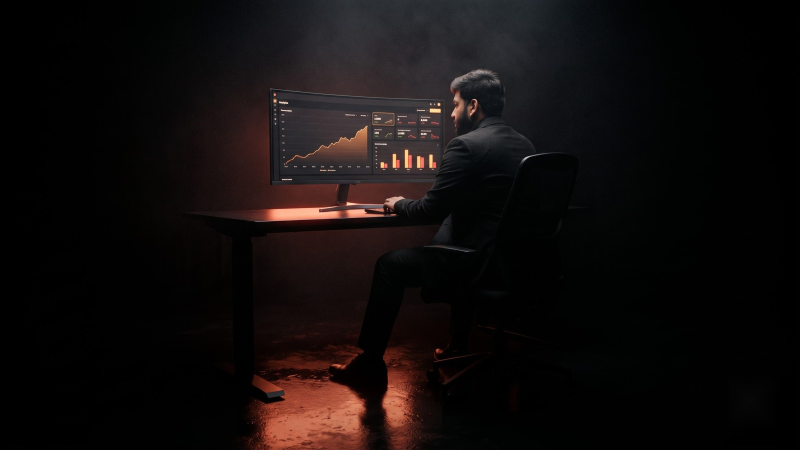
#> input picture footer 2nd image.jpg, 1600 x 900 px, given in place of section 4 image.jpg, which was not available (shown at 1/2 size)
$ python extract_s4.py
#> lines starting #> are read from the running program, lines starting #| are printed output that depends on the picture; after the words box and inside, x2 and y2 are one past the last pixel; in counts of white or black regions, pixels touching at a corner belong together; pictures that were not available may be replaced by others from this repository, and a replacement may not be noted
# Section 4 asset extraction — everything the scene needs, cut from the
# supplied reference (`section 4 image.jpg`), which is the visual source of
# truth. Nothing is generated: the card faces ARE the reference pixels, the
# environment plate IS the reference with the live elements lifted out.
#
# Outputs (public/projects/):
#   plate.jpg     the room itself: reference with the 12 cards, the person and
#                 the corner labels removed (cards feather-filled to black and
#                 their local glow damped, person inpainted, labels blacked) —
#                 the empty stage the choreography lights up before the cards
#                 arrive
#   p01..p12.png  the cards, cropped on their glow bounding box with an alpha
#                 mask shaped as the card quad grown outward and feathered, so
#                 each carries its own rim glow but none of its neighbours
#   person.png    the central figure, GrabCut-matted (his lighting is baked in
#                 the pixels — reference-exact rim and glow)
#   layout4.json  everything measured: per-card bbox + depth + reflection tint,
#                 person box, floor ellipses — imported by src/scene4/layout4.js

import json
import os

import cv2
import numpy as np

SRC = os.path.join(os.path.dirname(__file__), "..", "section 4 image.jpg")
OUT = os.path.join(os.path.dirname(__file__), "..", "public", "projects")
os.makedirs(OUT, exist_ok=True)

img = cv2.imread(SRC)  # BGR
#> img is the input picture: shape (900, 1600, 3); mean B, G, R 12.2, 12.6, 17.2
H, W = img.shape[:2]
#> H = 900; W = 1600
assert (W, H) == (1600, 900), f"unexpected reference size {W}x{H}"

# --------------------------------------------------------------------------
# The cards. Quads measured off a 100px grid overlay (clockwise from top-
# left, in reference pixels); depth is 0=nearest camera .. 1=farthest, used
# for parallax strength and entrance order.
# --------------------------------------------------------------------------
# Polygons are clockwise from the top-left corner; the curved screens carry
# extra midpoints so the mask follows their cylindrical bulge.
CARDS = [
    # name      outline                                             depth
    ("sales", [(245, 102), (400, 123), (567, 190), (553, 315),
                  (400, 301), (243, 268)], 0.45),
    ("specs",     [(143, 281), (461, 355), (437, 490), (93, 462)], 0.25),
    ("demand",    [(597, 86), (800, 71), (1005, 82), (1007, 282),
                  (800, 299), (596, 299)], 0.60),
    ("segments",   [(1028, 205), (1362, 125), (1428, 442), (1240, 435),
                  (1030, 345)], 0.45),
    ("process",    [(424, 396), (594, 388), (596, 516), (426, 526)], 0.80),
    ("defects",    [(598, 398), (709, 394), (711, 532), (599, 537)], 0.90),
    ("weather",     [(728, 400), (879, 396), (876, 536), (731, 540)], 1.00),
    ("water",   [(874, 406), (1009, 400), (1006, 542), (876, 546)], 0.90),
    ("aicte",    [(1018, 404), (1189, 394), (1187, 534), (1020, 542)], 0.80),
    ("forecast",     [(1211, 350), (1471, 281), (1506, 453), (1219, 463)], 0.30),
    ("night",  [(148, 504), (290, 497), (431, 535), (433, 669),
                  (163, 680)], 0.10),
    ("uat",    [(1169, 528), (1427, 508), (1434, 665), (1318, 682),
                  (1175, 670)], 0.10),
]

GROW = 16        # px the outline grows outward for the sprite alpha (keeps rim glow)
FEATHER = 9      # soft alpha falloff
PAD = 30         # crop padding beyond the grown outline

PERSON = (718, 483, 878, 818)   # x0,y0,x1,y1 — the figure incl. a little air

# corner label zones to black out of the plate (they become live DOM text)
LABELS = [
    (30, 24, 240, 92),      # PROJECTS + dash
    (30, 136, 250, 252),    # IDEAS / INTERFACES / EXPERIENCES / REAL IMPACT
    (1470, 30, 1585, 130),  # SCROLL / EXPLORE / INTERACT + dash
    (30, 740, 200, 852),    # REAL / PROJECTS / REAL / STORIES
    (1470, 752, 1590, 820), # DESIGNING / A BRIGHTER / TOMORROW
    (586, 50, 640, 80),     # the red 01 above the hero card
]


def quad_mask(quad, grow, feather, shape):
    """Filled quad, grown outward by `grow`, feathered by `feather`."""
    m = np.zeros(shape[:2], np.uint8)
    cv2.fillPoly(m, [np.array(quad, np.int32)], 255)
    if grow > 0:
        k = cv2.getStructuringElement(cv2.MORPH_ELLIPSE, (grow * 2 + 1,) * 2)
        m = cv2.dilate(m, k)
    if feather > 0:
        m = cv2.GaussianBlur(m, (feather * 2 + 1,) * 2, 0)
    return m


meta = {"cards": [], "person": PERSON, "size": [W, H]}

# ---- the person (matted FIRST: sprites must not carry him) ----------------
x0, y0, x1, y1 = PERSON
rect = (x0, y0, x1 - x0, y1 - y0)
gc_mask = np.zeros(img.shape[:2], np.uint8)
bgd, fgd = np.zeros((1, 65), np.float64), np.zeros((1, 65), np.float64)
cv2.grabCut(img, gc_mask, rect, bgd, fgd, 5, cv2.GC_INIT_WITH_RECT)
cv2.line(gc_mask, (797, 500), (797, 690), cv2.GC_FGD, 13)
cv2.line(gc_mask, (760, 560), (838, 560), cv2.GC_FGD, 9)
#> gc_mask: shape (900, 1600); min 0, max 3, mean 0.0821
cv2.line(gc_mask, (774, 700), (770, 800), cv2.GC_FGD, 9)   # left leg
#> gc_mask: shape (900, 1600); min 0, max 3, mean 0.0808
cv2.line(gc_mask, (822, 700), (826, 800), cv2.GC_FGD, 9)   # right leg
#> gc_mask: shape (900, 1600); min 0, max 3, mean 0.0793
cv2.line(gc_mask, (798, 726), (798, 812), cv2.GC_BGD, 7)   # lit floor between
#> gc_mask: shape (900, 1600); min 0, max 3, mean 0.0776
gray = cv2.cvtColor(img, cv2.COLOR_BGR2GRAY)
bright = (gray > 105) & (gc_mask != cv2.GC_FGD)
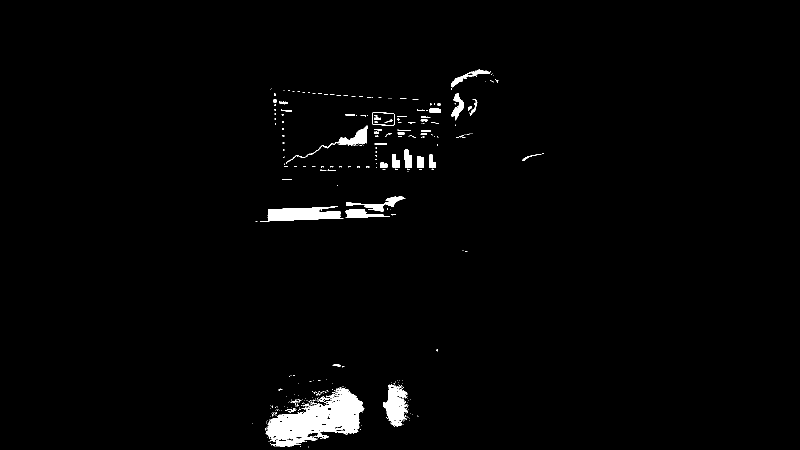
#> bright: shape (900, 1600) bool (shown at 1/2 size); 1.8% white; 360 white regions (308 under 20 px), largest, box (x1, y1, x2, y2) and area: (531, 776, 728, 894) 11076, (520, 412, 687, 443) 3163, (766, 772, 816, 853) 2358
gc_mask[bright & (gc_mask == cv2.GC_PR_FGD)] = cv2.GC_PR_BGD
cv2.grabCut(img, gc_mask, rect, bgd, fgd, 4, cv2.GC_INIT_WITH_MASK)
region = np.where((gc_mask == cv2.GC_FGD) | (gc_mask == cv2.GC_PR_FGD), 255, 0)
region = region.astype(np.uint8)

# GrabCut alone keeps dark floor tiles welded to his shoes (over the plate
# that is invisible; scaled for portrait it reads as a box). His suit is a
# true dark core, so demand darkness, then win the thin rim back by dilating.
core = ((gray < 62) & (region > 0)).astype(np.uint8) * 255
#> core: shape (900, 1600); 1.5% white; 23 white regions (22 under 20 px), largest, box (x1, y1, x2, y2) and area: (747, 493, 878, 811) 21139
core = cv2.morphologyEx(core, cv2.MORPH_OPEN,
                        cv2.getStructuringElement(cv2.MORPH_ELLIPSE, (3, 3)))
#> core: shape (900, 1600); 1.5% white; 5 white regions (4 under 20 px), largest, box (x1, y1, x2, y2) and area: (747, 493, 878, 808) 20926
n, lab = cv2.connectedComponents(core)
#> lab: shape (900, 1600) int32; 6 distinct labels, from 0 to 5
#> n = 6
core = np.where(lab == lab[650, 797], 255, 0).astype(np.uint8)
#> core: shape (900, 1600); 1.5% white; 1 white region, box (x1, y1, x2, y2) and area: (747, 493, 878, 808) 20926
core[813:, :] = 0                                  # nothing below his soles
# below the hips the glow band hugs his legs; demand true trouser darkness
core[640:813, :] = np.where(gray[640:813, :] < 48, core[640:813, :], 0)
#> core: shape (900, 1600); 1.4% white; 7 white regions (6 under 20 px), largest, box (x1, y1, x2, y2) and area: (747, 493, 878, 808) 20392
# and hold a strict leg corridor: the wet tiles beside his knees are dark
# enough to pass the threshold while welded to his trousers
core[660:813, :750] = 0
core[660:813, 852:] = 0
#> core: shape (900, 1600); 1.3% white; 7 white regions (6 under 20 px), largest, box (x1, y1, x2, y2) and area: (747, 493, 878, 808) 18603
core[772:, :746] = 0
core[772:, 853:] = 0
alpha = cv2.dilate(core,
                   cv2.getStructuringElement(cv2.MORPH_ELLIPSE, (5, 5)))
#> alpha: shape (900, 1600); 1.5% white; 1 white region, box (x1, y1, x2, y2) and area: (745, 491, 880, 810) 21119
alpha = cv2.GaussianBlur(alpha, (5, 5), 0)
pc = img[y0:y1, x0:x1]
pa = alpha[y0:y1, x0:x1]
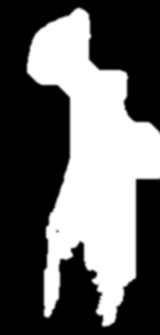
#> pa: shape (335, 160); min 0, max 255, mean 100.1
cv2.imwrite(os.path.join(OUT, "person.png"), np.dstack([pc, pa]))
print("person alpha px:", int((pa > 128).sum()))
#| person alpha px: 21042

# anywhere he stands is his, not a card's: subtracted from every sprite
person_sub = cv2.GaussianBlur(
    cv2.dilate(alpha, cv2.getStructuringElement(cv2.MORPH_ELLIPSE, (7, 7))),
    (7, 7), 0).astype(np.float32) / 255

# ---- sprites --------------------------------------------------------------
for i, (name, quad, depth) in enumerate(CARDS, 1):
    q = np.array(quad, np.int32)
    x0 = max(0, q[:, 0].min() - PAD)
    y0 = max(0, q[:, 1].min() - PAD)
    x1 = min(W, q[:, 0].max() + PAD)
    y1 = min(H, q[:, 1].max() + PAD)
    a = quad_mask(quad, GROW, FEATHER, img.shape).astype(np.float32)
    # a sprite must carry ONLY its own card: where a NEARER card overlaps
    # this one, that region belongs to the front layer - baked copies of a
    # neighbour would ghost the moment the deck moves
    for oname, oquad, odepth in CARDS:
        if oname != name and odepth < depth:
            a *= 1.0 - quad_mask(oquad, 0, 5, img.shape).astype(np.float32) / 255
    a = a[y0:y1, x0:x1].astype(np.uint8)
    crop = img[y0:y1, x0:x1].copy()
    # where the figure stood in front of this card, the face is occluded in
    # the reference. A transparent hole would travel with the card when the
    # portrait layout relocates it, so reconstruct the small hidden patch
    # instead — it is bezel-dark in every affected card
    # a touch of unsharp: the sprites are reference-resolution, and on a
    # large display the cover fit upscales them ~1.2x - a mild pre-sharpen
    # keeps the card copy reading crisp instead of soft
    crop = cv2.addWeighted(crop, 1.42,
                           cv2.GaussianBlur(crop, (0, 0), 1.1), -0.42, 0)
    psub = person_sub[y0:y1, x0:x1] > 0.15
    if psub.any():
        filled = cv2.inpaint(crop, (psub * 255).astype(np.uint8), 6,
                             cv2.INPAINT_TELEA)
        # blend by the sprite's own alpha: the reconstruction only matters
        # where the card is actually opaque; in the feathered fringe the
        # original (dark, occluded) pixels stay, or the fringe would carry a
        # glow-tinted ghost of the inpainting
        wgt = (a.astype(np.float32) / 255)[..., None]
        crop = (filled * wgt + crop * (1 - wgt)).astype(np.uint8)
    out = np.dstack([crop, a])
    cv2.imwrite(os.path.join(OUT, f"p{i:02d}_{name}.png"), out)

    # reflection tint: the mean of the card's brighter pixels, warmed — the
    # floor streak colour this card throws
    face = cv2.bitwise_and(crop, crop, mask=(a > 128).astype(np.uint8) * 255)
    px = face.reshape(-1, 3).astype(np.float32)
    px = px[px.sum(1) > 90]
    tint = px.mean(0)[::-1] if len(px) else np.array([200, 120, 60])
    meta["cards"].append({
        "name": name, "box": [int(x0), int(y0), int(x1 - x0), int(y1 - y0)],
        "quad": [[int(x), int(y)] for x, y in quad], "depth": depth,
        "tint": [round(float(c) / 255, 3) for c in tint],
    })
#> this loop made 12 passes
#> tint on passes 1 to 12: [54.09, 36.82, 36.94], [43.53, 27.95, 27.8], [59.14, 51.48, 53.24], [40.14, 41.27, 45.22], [109, 61.58, 51.87], [129.1, 76.51, 64.96], [97.32, 63.86, 58.96], [43.41, 42.77, 45.56], [200, 120, 60], [200, 120, 60], [200, 120, 60], [200, 120, 60]
#> pass 1, `crop = img[y0:y1, x0:x1].copy()`:
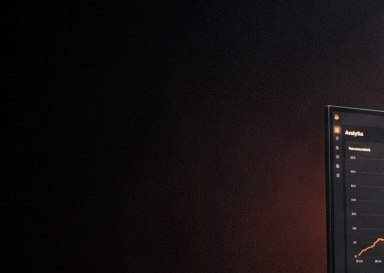
#> crop: shape (273, 384, 3); mean B, G, R 16.2, 15.7, 20.5
#> after the loop:
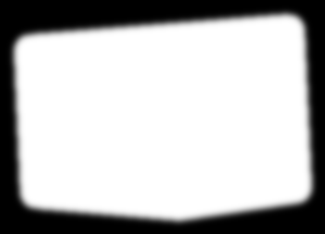
#> a: shape (234, 325); min 0, max 255, mean 184.3

# ---- the plate ------------------------------------------------------------
plate = img.copy()

# person: inpaint over his silhouette so the glow band and floor lines run
# unbroken behind the sprite
pm = np.zeros(img.shape[:2], np.uint8)
x0, y0, x1, y1 = PERSON        # the sprite loop reused these names
pm[y0:y1, x0:x1] = (pa > 40).astype(np.uint8) * 255
#> pm: shape (900, 1600); 1.5% white; 1 white region, box (x1, y1, x2, y2) and area: (744, 490, 878, 810) 21963
pm = cv2.dilate(pm, cv2.getStructuringElement(cv2.MORPH_ELLIPSE, (9, 9)))
#> pm: shape (900, 1600); 1.8% white; 1 white region, box (x1, y1, x2, y2) and area: (740, 486, 882, 814) 26016
# The background behind him is horizontal structure (the glow band, the floor
# ellipses), so fill each masked row by interpolating across it horizontally;
# generic inpainting smears a bright pillar straight up his silhouette.
# ...and per masked RUN, not per row-span: at shoulder height the mask has
# separate arm and torso runs, and bridging the whole span drags a card's
# glow across the dark gaps beside him
fill = plate.astype(np.float32)
for r in np.unique(np.where(pm > 0)[0]):
    row = pm[r] > 0
    d = np.diff(row.astype(np.int8))
    starts = np.where(d == 1)[0] + 1
    ends = np.where(d == -1)[0] + 1
    if row[0]:
        starts = np.r_[0, starts]
    if row[-1]:
        ends = np.r_[ends, W]
    for lo, hi in zip(starts, ends):
        a = fill[r, max(0, lo - 4)]
        b = fill[r, min(W - 1, hi + 3)]
        t = np.linspace(0, 1, hi - lo)[:, None]
        fill[r, lo:hi] = a * (1 - t) + b * t
#> this loop made 328 passes
#> (starts, ends) on passes 1 to 3: ([795], [799]), ([792], [802]), ([790], [804])
plate = fill.astype(np.uint8)
band = cv2.GaussianBlur(plate, (0, 0), 3)
m3 = (cv2.GaussianBlur(pm, (31, 31), 0).astype(np.float32) / 255)[..., None]
plate = (plate * (1 - m3) + band * m3).astype(np.uint8)
noise = np.random.default_rng(7).normal(0, 2.2, plate.shape).astype(np.float32)
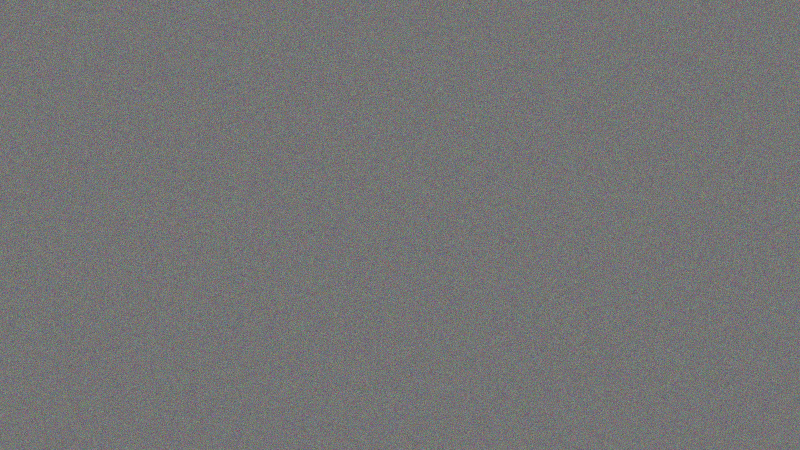
#> noise: shape (900, 1600, 3) float32 (shown at 1/2 size); mean B, G, R -0.00224, 0.00171, 0.000305; drawn with min black and max white
plate = np.clip(plate.astype(np.float32) + noise * m3, 0, 255).astype(np.uint8)

# cards: feathered fill to near-black, then damp the wider bloom around each
# so the empty stage does not pre-glow where a card has yet to arrive
for name, quad, depth in CARDS:
    hole = quad_mask(quad, 12, 15, img.shape).astype(np.float32) / 255
    halo = quad_mask(quad, 56, 51, img.shape).astype(np.float32) / 255
    damp = 1.0 - hole[..., None] * 0.99 - (halo - hole)[..., None] * 0.30
    plate = (plate.astype(np.float32) * np.clip(damp, 0, 1)).astype(np.uint8)
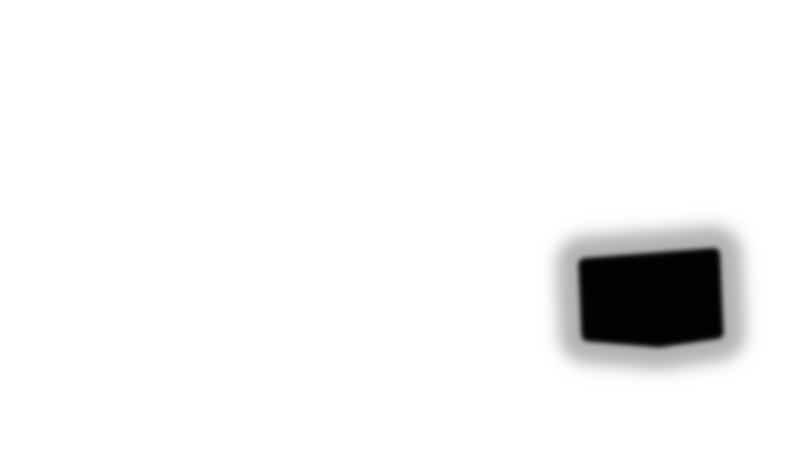
#> damp: shape (900, 1600, 1) float32 (shown at 1/2 size); min 0.01, max 1, mean 0.955

# labels: straight to black (they sit on empty darkness)
for lx0, ly0, lx1, ly1 in LABELS:
    roi = plate[ly0:ly1, lx0:lx1].astype(np.float32)
    plate[ly0:ly1, lx0:lx1] = (roi * 0.06).astype(np.uint8)
#> this loop made 6 passes
#> pass 3, `roi = plate[ly0:ly1, lx0:lx1].astype(np.float32)`:
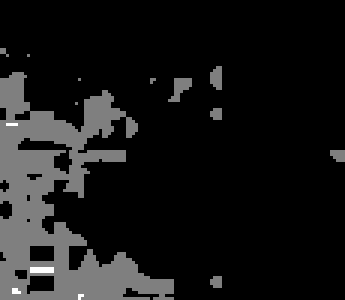
#> roi: shape (100, 115, 3) float32 (shown 3 times larger); min 0, max 2, mean 0.181; drawn with min black and max white
#> after the loop: plate: shape (900, 1600, 3); mean B, G, R 4.2, 4.6, 7.4

cv2.imwrite(os.path.join(OUT, "plate.jpg"), plate,
            [cv2.IMWRITE_JPEG_QUALITY, 88])

with open(os.path.join(OUT, "layout4.json"), "w") as f:
    json.dump(meta, f, indent=1)

sizes = {f: os.path.getsize(os.path.join(OUT, f)) // 1024
         for f in sorted(os.listdir(OUT))}
print(json.dumps(sizes, indent=0))
print("total KB:", sum(sizes.values()))
#| total KB: 0
